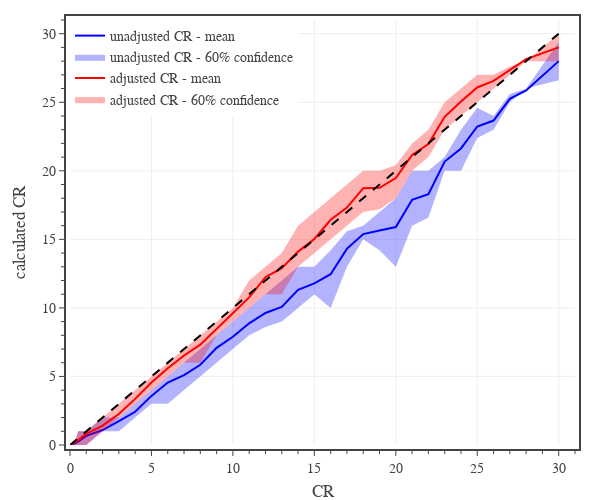

Notebook code for this chart:
### Code cell
# final CR

# create figure
fig = go.Figure(
    layout=go.Layout(
        template=tfb.FIG_TEMPLATE,
        margin=dict(l=70, r=25, b=55, t=20, pad=4),
        xaxis=dict(
            title_text='CR',
            range=[0,31],
            tick0=0, dtick=5,
            minor=dict(tick0=0, dtick=1),
        ),
        yaxis=dict(
            title_text='calculated CR',
            range=[0,31],
            tick0=0, dtick=5,
            minor=dict(tick0=0, dtick=1),
        ),
        legend=dict(
            xanchor='left', yanchor='top',
            x=0.00, y=1.00,
            orientation='v',
            tracegroupgap=0,
        )
    )
)

# plot monster confidence interval and average
plot_confidence_interval(fig, df0, 0.6, 'CR', 'C-CR DMG unadj', 'unadjusted CR', 'rgba(0, 0, 255, 1.0)', 'rgba(0, 0, 255, 0.3)')

plot_confidence_interval(fig, df0, 0.6, 'CR', 'C-CR DMG', 'adjusted CR', 'rgba(255, 0, 0, 1.0)', 'rgba(255, 0, 0, 0.3)')

# plot reference line
fig.add_trace(go.Scatter(
    x=[0,30], y=[0,30],
    mode='lines', 
    name='DMG',
    line=dict(color='black', dash='dash'),
    showlegend=False,
    hoverinfo='skip', 
))

# show figure
fig.update_layout(width=600, height=500)
fig.show(config=tfb.FIG_CONFIG)

# save figures
if SAVEFIGS:
    fig.update_layout(autosize=True, width=None, height=None)
    #tfb.save_fig_html(fig, format='large', name='fig-adj-cr-vs-cr-large', selector={'name': 'none'})
    #tfb.save_fig_html(fig, format='small', name='fig-adj-cr-vs-cr-small', selector={'name': 'none'})
    pass

### Figure 1 — Plotly figure (JSON) as saved in the notebook; plotly's stock layout.template omitted (floating-point values rounded to 4 significant figures)
{"data": [{"hoverinfo": "skip", "legendgroup": "unadjusted CR", "line": {"width": 0}, "showlegend": false, "type": "scatter", "x": [0.125, 0.25, 0.5, 1, 2, 3, 4, 5, 6, 7, 8, 9, 10, 11, 12, 13, 14, 15, 16, 17, 18, 19, 20, 21, 22, 23, 24, 25, 26, 27, 28, 30], "y": [0, 0, 1, 1, 2, 2, 3, 4, 5, 6, 7, 8, 9, 10, 11, 12, 13, 13, 14.2, 15.6, 16, 17, 18, 20, 20, 21, 23, 24.6, 24, 25.6, 26, 29.4]}, {"fill": "tonexty", "fillcolor": "rgba(0, 0, 255, 0.3)", "hoverinfo": "skip", "legendgroup": "unadjusted CR", "line": {"width": 0}, "name": "unadjusted CR - 60% confidence", "type": "scatter", "x": [0.125, 0.25, 0.5, 1, 2, 3, 4, 5, 6, 7, 8, 9, 10, 11, 12, 13, 14, 15, 16, 17, 18, 19, 20, 21, 22, 23, 24, 25, 26, 27, 28, 30], "y": [0, 0, 0, 0, 1, 1, 2, 3, 3, 4, 5, 6, 7, 8, 8.6, 9, 10, 11, 10, 13, 15, 14.2, 13, 16, 16.6, 20, 20, 22.4, 23, 25, 26, 26.6]}, {"hovertemplate": "<b>unadjusted CR</b><br>CR %{x:,.0f}<br>Mean %{y:,.1f}<br><extra></extra>", "legendgroup": "unadjusted CR", "line": {"color": "rgba(0, 0, 255, 1.0)"}, "mode": "lines", "name": "unadjusted CR - mean", "type": "scatter", "x": [0.125, 0.25, 0.5, 1, 2, 3, 4, 5, 6, 7, 8, 9, 10, 11, 12, 13, 14, 15, 16, 17, 18, 19, 20, 21, 22, 23, 24, 25, 26, 27, 28, 30], "y": [0.01667, 0.08943, 0.2368, 0.6621, 1.093, 1.738, 2.423, 3.583, 4.557, 5.102, 5.85, 7.088, 7.896, 8.877, 9.63, 10.08, 11.32, 11.79, 12.46, 14.32, 15.38, 15.65, 15.89, 17.88, 18.29, 20.68, 21.63, 23.23, 23.67, 25.25, 25.86, 28]}, {"hoverinfo": "skip", "legendgroup": "adjusted CR", "line": {"width": 0}, "showlegend": false, "type": "scatter", "x": [0.125, 0.25, 0.5, 1, 2, 3, 4, 5, 6, 7, 8, 9, 10, 11, 12, 13, 14, 15, 16, 17, 18, 19, 20, 21, 22, 23, 24, 25, 26, 27, 28, 30], "y": [0, 0, 1, 1, 2, 3, 4, 5, 6, 7, 8, 9, 10, 12, 13, 14, 16, 17, 18, 19, 20, 20, 20.4, 22, 23, 25, 26, 27, 27, 27.6, 28, 30]}, {"fill": "tonexty", "fillcolor": "rgba(255, 0, 0, 0.3)", "hoverinfo": "skip", "legendgroup": "adjusted CR", "line": {"width": 0}, "name": "adjusted CR - 60% confidence", "type": "scatter", "x": [0.125, 0.25, 0.5, 1, 2, 3, 4, 5, 6, 7, 8, 9, 10, 11, 12, 13, 14, 15, 16, 17, 18, 19, 20, 21, 22, 23, 24, 25, 26, 27, 28, 30], "y": [0, 0, 0, 0, 1, 2, 3, 4, 5, 6, 6, 8, 9, 10, 11, 11, 13, 14, 15, 16, 17, 17.2, 18, 20, 21, 23, 24, 25, 26, 27, 28, 28]}, {"hovertemplate": "<b>adjusted CR</b><br>CR %{x:,.0f}<br>Mean %{y:,.1f}<br><extra></extra>", "legendgroup": "adjusted CR", "line": {"color": "rgba(255, 0, 0, 1.0)"}, "mode": "lines", "name": "adjusted CR - mean", "type": "scatter", "x": [0.125, 0.25, 0.5, 1, 2, 3, 4, 5, 6, 7, 8, 9, 10, 11, 12, 13, 14, 15, 16, 17, 18, 19, 20, 21, 22, 23, 24, 25, 26, 27, 28, 30], "y": [0.03333, 0.1789, 0.3596, 0.8207, 1.412, 2.262, 3.365, 4.554, 5.598, 6.528, 7.32, 8.475, 9.627, 10.77, 12.24, 12.9, 14.11, 15.03, 16.43, 17.32, 18.73, 18.76, 19.47, 21.15, 21.96, 23.94, 25.05, 26.08, 26.56, 27.38, 28.14, 29]}, {"hoverinfo": "skip", "line": {"color": "black", "dash": "dash"}, "mode": "lines", "name": "DMG", "showlegend": false, "type": "scatter", "x": [0, 30], "y": [0, 30]}], "layout": {"height": 500, "legend": {"orientation": "v", "tracegroupgap": 0, "x": 0, "xanchor": "left", "y": 1, "yanchor": "top"}, "margin": {"b": 55, "l": 70, "pad": 4, "r": 25, "t": 20}, "width": 600, "xaxis": {"dtick": 5, "minor": {"dtick": 1, "tick0": 0}, "range": [0, 31], "tick0": 0, "title": {"text": "CR"}}, "yaxis": {"dtick": 5, "minor": {"dtick": 1, "tick0": 0}, "range": [0, 31], "tick0": 0, "title": {"text": "calculated CR"}}}}
